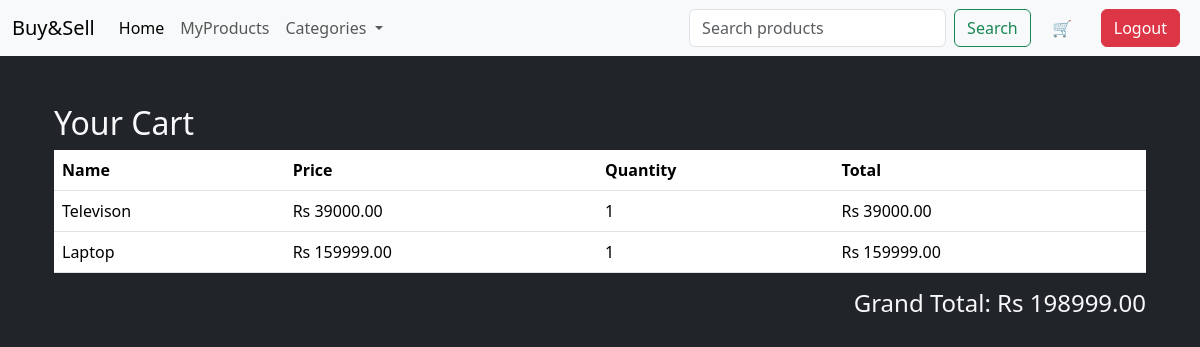
/myapp/cart/ (signed in), run on an earlier commit of the app's database.
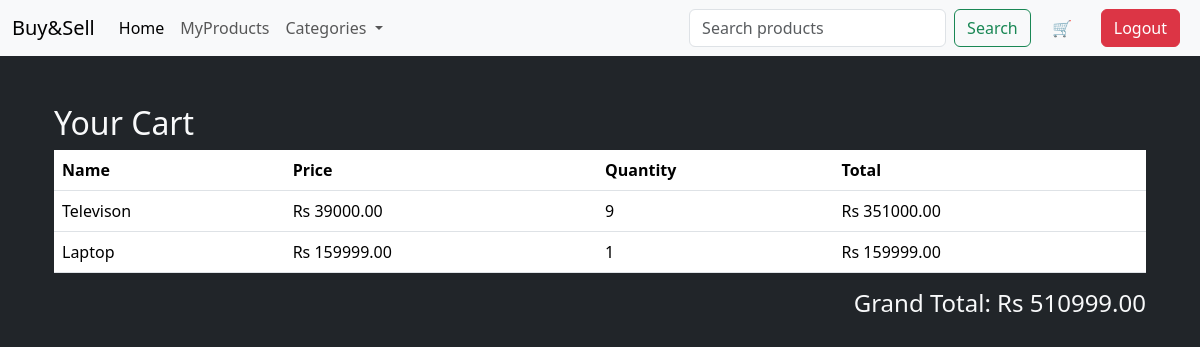
And on a later commit of the database.
### myapp/models.py (models this page shows, shortened)
class Cart(models.Model):
    user = models.ForeignKey(User, on_delete=models.CASCADE)
    product = models.ForeignKey(Product, on_delete=models.CASCADE)
    quantity = models.PositiveIntegerField(default=1)
    added_at = models.DateTimeField(auto_now_add=True)
    class Meta:
        unique_together = ('user', 'product')
    def total_price(self):
        return self.quantity * self.product.price

class Product(models.Model):
    CATEGORY_CHOICES = [
        ('clothes', 'Clothes'),
        ('electronics', 'Electronics'),
        ('others', 'Others'),
    ]
    user = models.ForeignKey(User, on_delete=models.CASCADE)
    name = models.CharField(max_length=100)
    price = models.DecimalField(max_digits=10, decimal_places=2)
    image = models.ImageField(upload_to='products/' , blank=True , null=True)
    description = models.TextField(blank=True)
    category = models.CharField(max_length=20, choices=CATEGORY_CHOICES , default='others')
    created_at = models.DateTimeField(auto_now_add=True)
    updated_at = models.DateTimeField(auto_now=True)

### myapp/views.py (the view)
# urls.py: path('cart/', views.cart_view, name='cart_view'),
@login_required
def cart_view(request):
    cart_items = Cart.objects.filter(user=request.user)
    total = sum(item.total_price() for item in cart_items)
    return render(request, "cart.html", {
        "cart_items": cart_items,
        "total": total
    })

### myapp/templates/cart.html
{% extends "index.html" %}
{% block content %}
<div class="container mt-5">
    <h2>Your Cart</h2>
    {% if cart_items %}
    <table class="table">
        <thead>
            <tr>
                <th>Name</th>
                <th>Price</th>
                <th>Quantity</th>
                <th>Total</th>
            </tr>
        </thead>
        <tbody>
            {% for item in cart_items %}
            <tr>
                <td>{{ item.product.name }}</td>
                <td>Rs {{ item.product.price }}</td>
                <td>{{ item.quantity }}</td>
                <td>Rs {{ item.total_price }}</td>
            </tr>
            {% endfor %}
        </tbody>
    </table>
    <h4 class="text-end">Grand Total: Rs {{ total }}</h4>
    {% else %}
        <p>Your cart is empty.</p>
    {% endif %}
</div>
{% endblock %}

What changed in the data, as far as the page shows it:
changed Cart "Televison": quantity "1" → "9"; total_price "39000.00" → "351000.00"
Also different on the page:
{{ total }}: "198999.00" → "510999.00"
